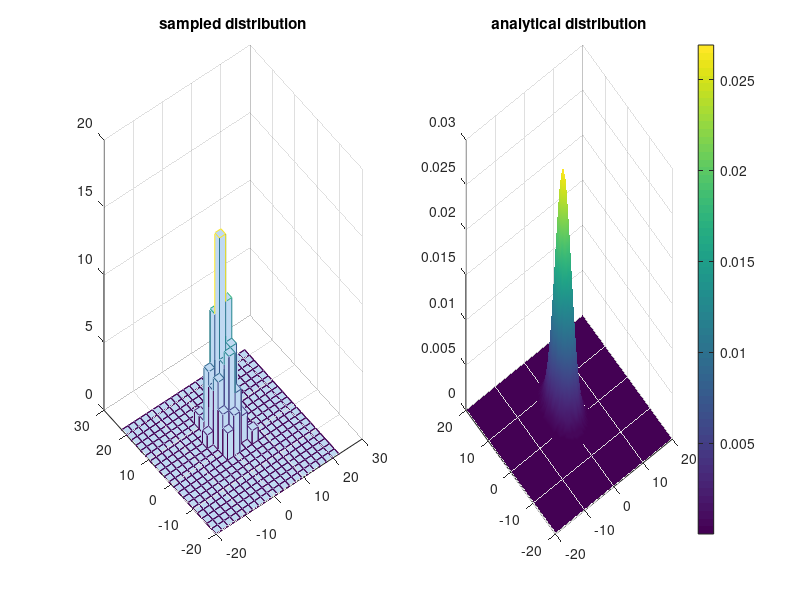

Here is the MATLAB script that generated this plot:
%%%%%%%%%%%%%%%%%%%%%%%%%%%%%%%%%%%%%%%%%%%%%%%%%%%%%%%%%%%%%%%%%
% Gibbs sampling code
%author:bowen cheng
%date:2020 3.30
%%%%%%%%%%%%%%%%%%%%%%%%%%%%%%%%%%%%%%%%%%%%%%%%%%%%%%%%%%%%%%%%%%%
close all;clear all;clc;
diary on
N=100;  %sample size
Nb=50;  %burn in
mu=[1 4]; %mean 
sig=[4,1;1,9]; %variance
x0=mvnrnd(zeros(1,2),eye(2),1); %initial value
x(1)=x0(1);  
y(1)=x0(2);  
i=0;
while i<N+Nb
    i=i+1;
    %condition distribution 
    x(i+1)=normrnd(mu(1)+sig(1,2)./sig(2,2).*(y(i)-mu(2)),(sig(1,1)-sig(1,2).^2./sig(2,2)).^0.5);
    y(i+1)=normrnd(mu(2)+sig(1,2)./sig(1,1).*(x(i)-mu(1)),(sig(2,2)-sig(1,2).^2./sig(1,1)).^0.5);
end
z=[x;y];
z=z(:,Nb:end); %delte the burn in sample
%start to plot graph
nBins = 20; 
bins1 = linspace(-20, 20, nBins);
bins2 = linspace(-20, 20, nBins);
 
% DISPLAY SAMPLED DISTRIBUTION
ax = subplot(121);
hist3(z', 'Edges', {bins1, bins2});  
title('sampled distribution')
ax = subplot(122);
%DISPLAY ANALYTICAL DISTRIBUTION
x=-20:0.5:20;
y=-20:0.5:20;
mu=[1,4];
sigma=[4 1; 1 9]; 
[X,Y]=meshgrid(x,y); 
p=mvnpdf([X(:),Y(:)],mu,sigma);
P=reshape(p,size(X));
figure(1)
surf(X,Y,P)
shading interp
colorbar
title('analytical distribution');
diary off
    
    
    
    
    
    
    
    
    
    
    
